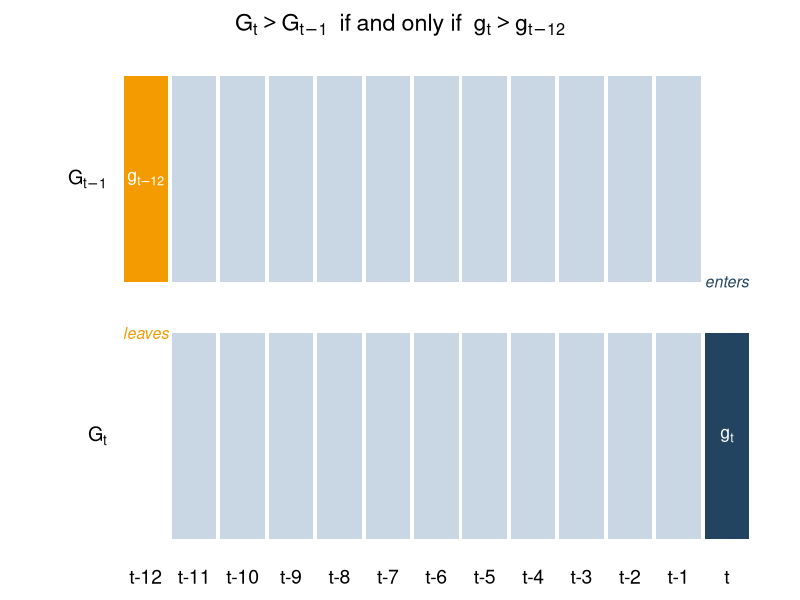

Reproduce this figure in R.
## ---- chunk 1
#| label: fig-window
#| echo: false
#| fig-width: 8
#| fig-height: 3
#| fig-cap: "The 12-month windows of monthly growth rates used to compute $G_{t-1}$ and $G_t$."
library(ggplot2)
cells <- rbind(
  data.frame(x = -12:-1, y = 2, role = c("leaves", rep("shared", 11))),
  data.frame(x = -11:0, y = 1, role = c(rep("shared", 11), "enters"))
)
cells$label <- ifelse(cells$role == "leaves", "g[t-12]",
  ifelse(cells$role == "enters", "g[t]", ""))
ggplot(cells, aes(x, y)) +
  geom_tile(aes(fill = role), width = 0.92, height = 0.8, colour = NA) +
  geom_text(aes(label = label), parse = TRUE, colour = "white", size = 4.5) +
  annotate("text", x = -12.8, y = 2:1, hjust = 1, size = 5, parse = TRUE,
    label = c("G[t-1]", "G[t]")) +
  annotate("text", x = c(-12, 0), y = c(1.4, 1.6), size = 4, fontface = "italic",
    colour = c("#f49b02", "#234460"), label = c("leaves", "enters")) +
  scale_fill_manual(values = c(leaves = "#f49b02", enters = "#234460", shared = "#c9d6e3")) +
  scale_x_continuous(breaks = -12:0, labels = c(paste0("t-", 12:1), "t"),
    limits = c(-14, 0.5)) +
  labs(title = expression(G[t] > G[t-1] ~~ "if and only if" ~~ g[t] > g[t-12])) +
  theme_void(base_size = 14) +
  theme(
    legend.position = "none",
    axis.text.x = element_text(margin = margin(t = 4)),
    plot.title = element_text(hjust = 0.5, margin = margin(b = 8)),
    plot.margin = margin(10, 10, 10, 10),
    plot.background = element_rect(fill = "white", colour = NA)
  )
